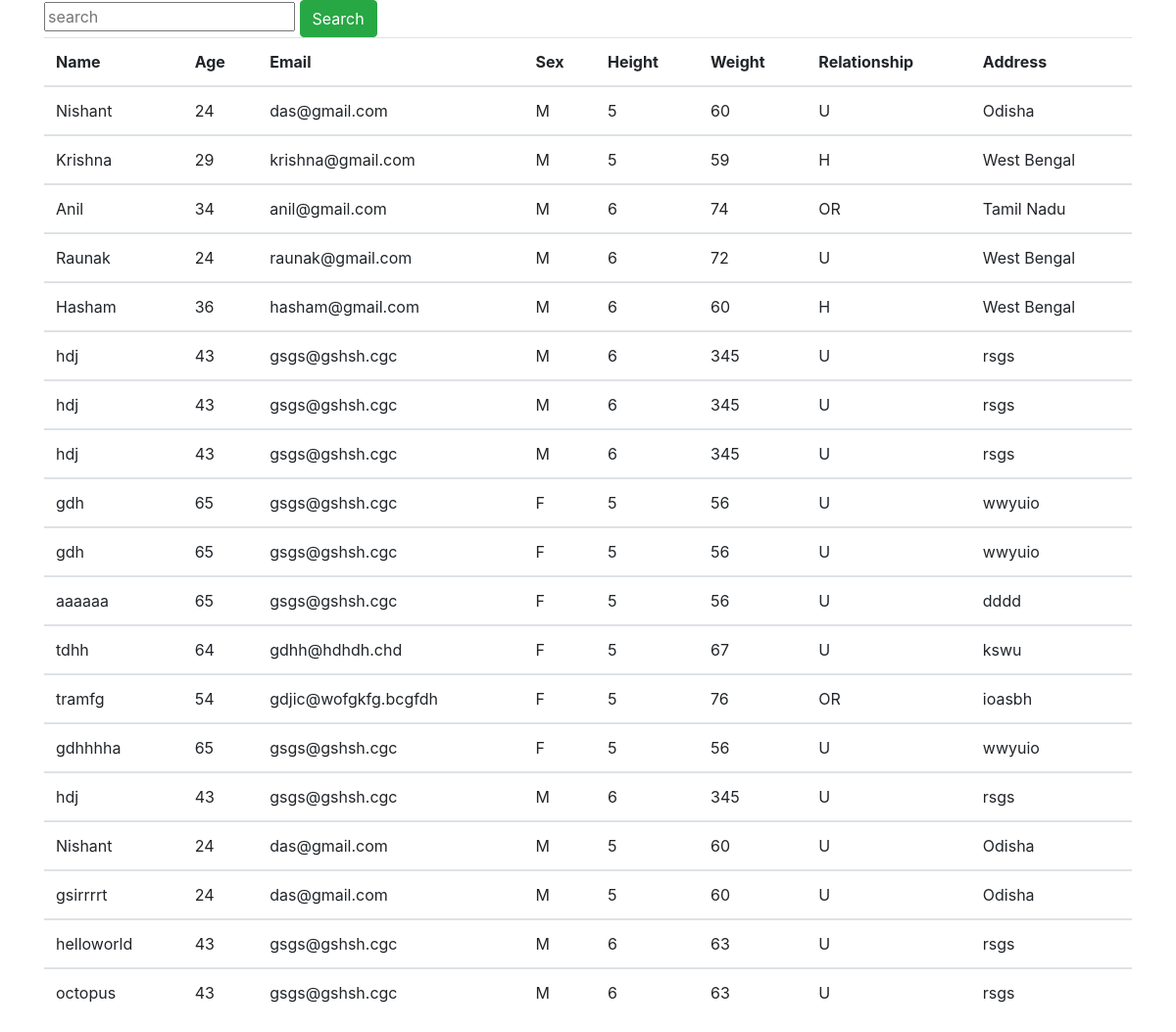
Screenshot of /application/home/ with the database file from the repository.
### application/models.py (models this page shows, shortened)
class People(models.Model):
    MALE = 'M'
    FEMALE = 'F'
    SEX_CHOICES = (
        (MALE, 'Male'),
        (FEMALE, 'Female'),
        )
    WIFE = 'W'
    OWN_CHILD = 'OC'
    HUSBAND = 'H'
    NOT_IN_FAMILY = 'NIF'
    OTHER_RELATIVE = 'OR'
    UNMARRIED = 'U'
    RELATIONSHIP = (
        (WIFE,'Wife'),
        (OWN_CHILD,'Own-child'),
        (HUSBAND,'Husband'),
        (NOT_IN_FAMILY,'Not-in-family'),
        (OTHER_RELATIVE,'Other-relative'),
        (UNMARRIED,'Unmarried')
        )
    Name = models.CharField(max_length = 50)
    age  = models.IntegerField(blank = True, null = True)
    email = models.EmailField(max_length=120)
    sex = models.CharField(max_length = 1,choices=SEX_CHOICES, blank=True, null=True)
    height = models.IntegerField(blank=True, null = True)
    weight = models.IntegerField(blank = True, null = True)
    relationship = models.CharField(max_length=30, choices=RELATIONSHIP, blank=True, null=True)
    address = models.ForeignKey('Address', on_delete=models.CASCADE)

class Address(models.Model):
    street = models.TextField(max_length = 50)
    city = models.CharField(max_length = 30)
    State = models.CharField(max_length = 20)
    Zip_code = models.CharField(max_length=6, validators=[RegexValidator(r'^\d{ 6 }$')], blank = True, null=True)
    def __str__(self):
        return str(self.State)

### application/views.py (the view, shortened to what this page needs)
# urls.py: path('home/', views.home, name='home'),
def home(request):
    data = People.objects.all()
    query = request.GET.get('q')
    return render(request, 'home.html', {'data': data})

### application/templates/home.html (shortened to what this page needs)
<!DOCTYPE html>
<html>
<head>
	<link rel="stylesheet" href="https://maxcdn.bootstrapcdn.com/bootstrap/4.0.0/css/bootstrap.min.css">
</head>
<body>
	<div class="container">
		<form method="GET" action="{% url 'home' %}">
			<input name="q" value="{{request.GET.q}}" placeholder="search">
			<button class="btn btn-success" type="submit">
				Search
			</button>
		</form>
	</div>
	<div class="container">
		<table class="table">
			<thead>
				<tr>
					<th>Name</th>
					<th>Age</th>
					<th>Email</th>
					<th>Sex</th>
					<th>Height</th>
					<th>Weight</th>
					<th>Relationship</th>
					<th>Address</th>
				</tr>
			</thead>
			{% for t in data %}
			<tbody>
					<td>{{t.Name}}</td>
					<td>{{t.age}}</td>
					<td>{{t.email}}</td>
					<td>{{t.sex}}</td>
					<td>{{t.height}}</td>
					<td>{{t.weight}}</td>
					<td>{{t.relationship}}</td>
					<td>{{t.address}}</td>
			</tbody>
			{% endfor %}
		</table>
	</div>
</body>
</html>

### rows the page displays
People: Name "Nishant", age "24", email "das@gmail.com", sex "M", height "5", weight "60", relationship "U", address "Odisha"
People: Name "Krishna", age "29", email "krishna@gmail.com", sex "M", height "5", weight "59", relationship "H", address "West Bengal"
People: Name "Anil", age "34", email "anil@gmail.com", sex "M", height "6", weight "74", relationship "OR", address "Tamil Nadu"
People: Name "Raunak", age "24", email "raunak@gmail.com", sex "M", height "6", weight "72", relationship "U", address "West Bengal"
People: Name "Hasham", age "36", email "hasham@gmail.com", sex "M", height "6", weight "60", relationship "H", address "West Bengal"
People: Name "hdj", age "43", email "gsgs@gshsh.cgc", sex "M", height "6", weight "345", relationship "U", address "rsgs"
People: Name "hdj", age "43", email "gsgs@gshsh.cgc", sex "M", height "6", weight "345", relationship "U", address "rsgs"
People: Name "hdj", age "43", email "gsgs@gshsh.cgc", sex "M", height "6", weight "345", relationship "U", address "rsgs"
People: Name "gdh", age "65", email "gsgs@gshsh.cgc", sex "F", height "5", weight "56", relationship "U", address "wwyuio"
People: Name "gdh", age "65", email "gsgs@gshsh.cgc", sex "F", height "5", weight "56", relationship "U", address "wwyuio"
People: Name "aaaaaa", age "65", email "gsgs@gshsh.cgc", sex "F", height "5", weight "56", relationship "U", address "dddd"
People: Name "tdhh", age "64", email "gdhh@hdhdh.chd", sex "F", height "5", weight "67", relationship "U", address "kswu"
People: Name "tramfg", age "54", email "gdjic@wofgkfg.bcgfdh", sex "F", height "5", weight "76", relationship "OR", address "ioasbh"
People: Name "gdhhhha", age "65", email "gsgs@gshsh.cgc", sex "F", height "5", weight "56", relationship "U", address "wwyuio"
People: Name "hdj", age "43", email "gsgs@gshsh.cgc", sex "M", height "6", weight "345", relationship "U", address "rsgs"
People: Name "Nishant", age "24", email "das@gmail.com", sex "M", height "5", weight "60", relationship "U", address "Odisha"
People: Name "gsirrrrt", age "24", email "das@gmail.com", sex "M", height "5", weight "60", relationship "U", address "Odisha"
People: Name "helloworld", age "43", email "gsgs@gshsh.cgc", sex "M", height "6", weight "63", relationship "U", address "rsgs"
People: Name "octopus", age "43", email "gsgs@gshsh.cgc", sex "M", height "6", weight "63", relationship "U", address "rsgs"
